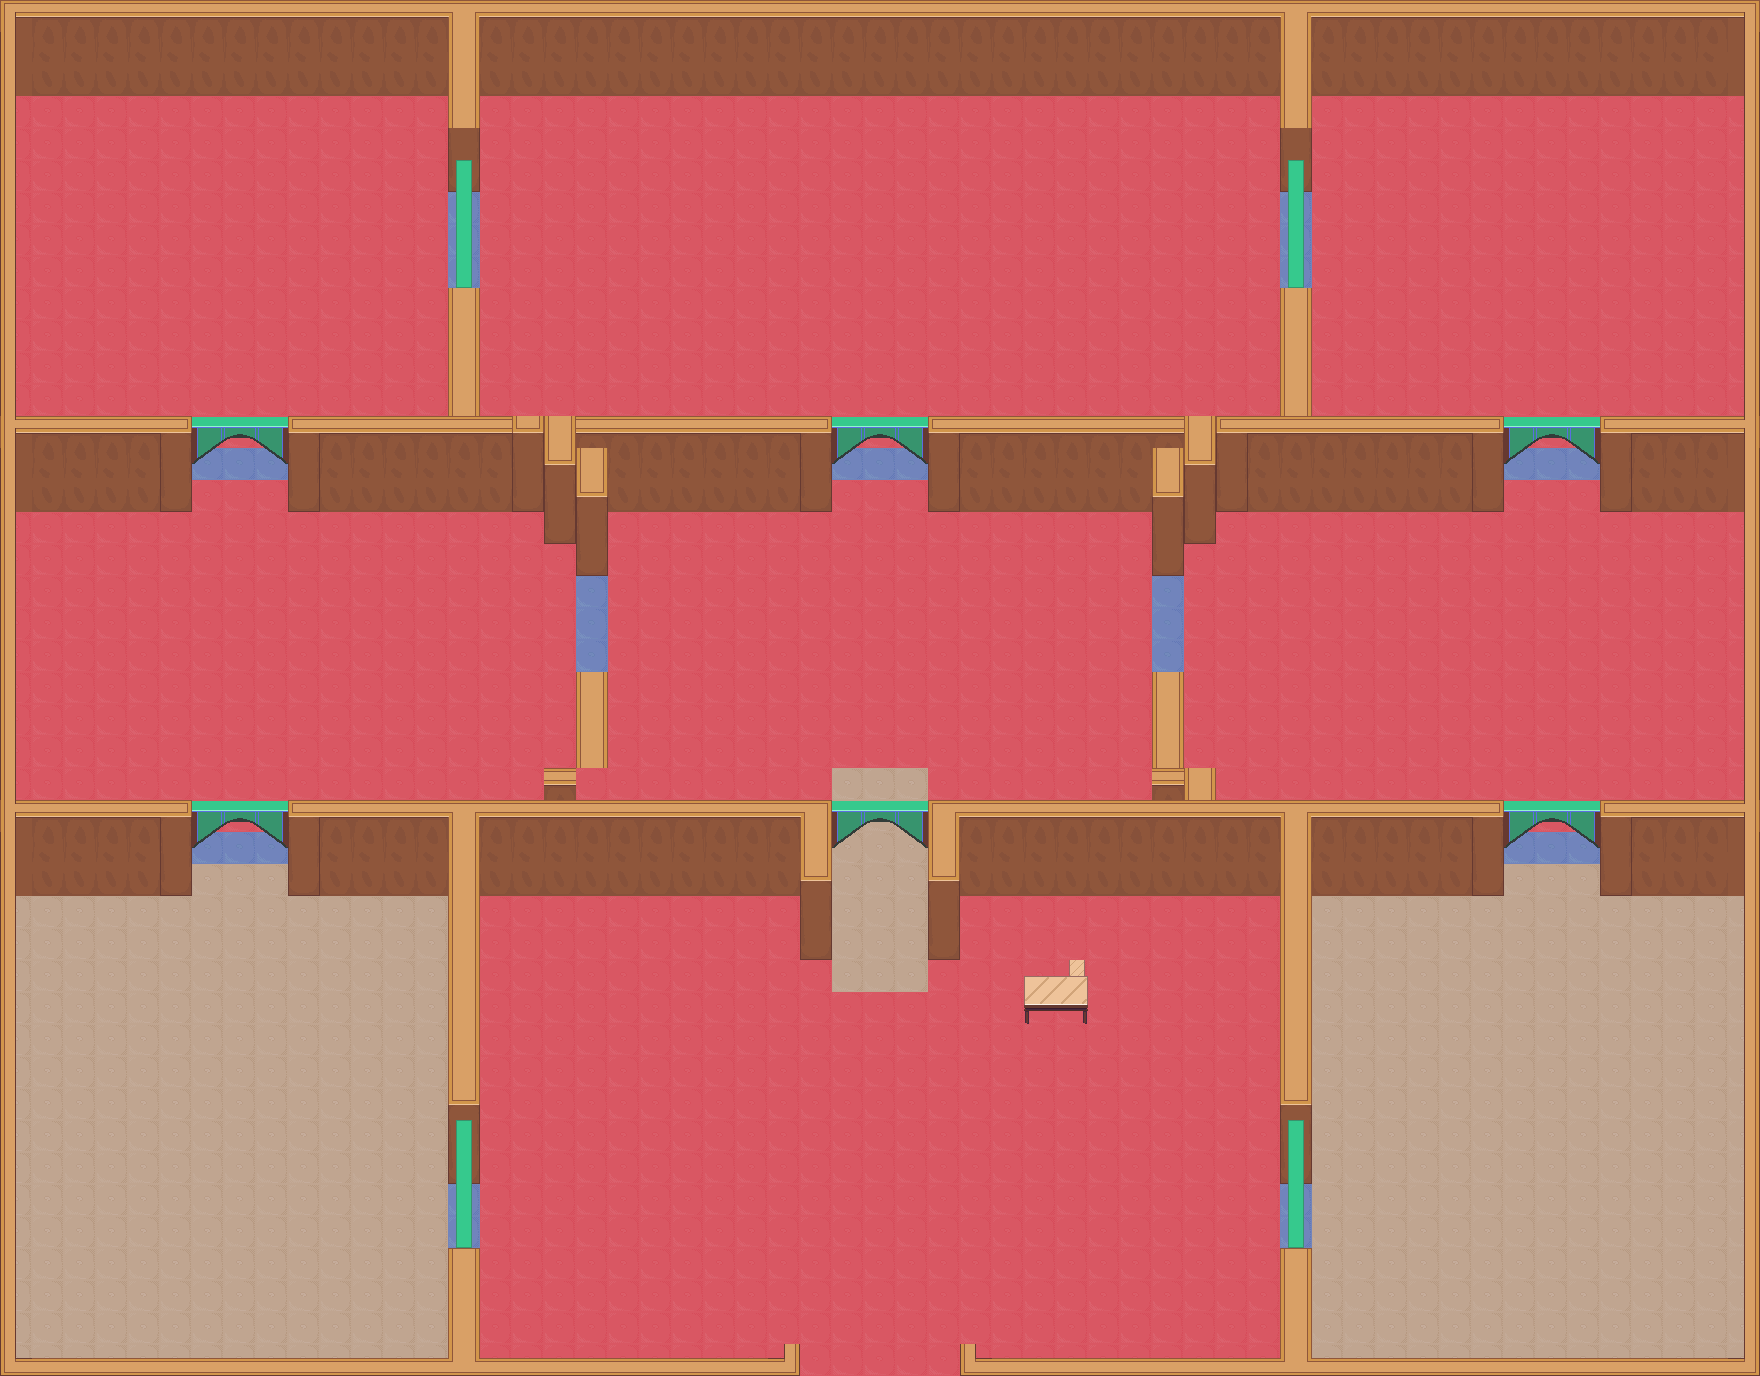

Rendered tile map (Tiled .tmx) drawn with the repository's tilesets; below, a short description and the map source with its tile grids summarised:
An orthogonal 55x43 tile map with 32x32 px tiles, 3 tile layers (Below Player, World, Above Player) and 2 objects (Home Exit, Home Spawn).

<map version="1.10" tiledversion="1.11.2" orientation="orthogonal" renderorder="right-down" width="55" height="43" tilewidth="32" tileheight="32" infinite="0" nextlayerid="5" nextobjectid="8">
 <editorsettings>
  <export target="buildingsc.json" format="json" />
 </editorsettings>
 <tileset firstgid="1" name="blode" tilewidth="32" tileheight="32" tilecount="1980" columns="33">
  <image source="../tilesets/blode-32px.png" width="1080" height="1920" />
  <tile id="42">
   <properties>
    <property name="collides" type="bool" value="false" />
   </properties>
  </tile>
  <tile id="43">
   <properties>
    <property name="collides" type="bool" value="false" />
   </properties>
  </tile>
  <tile id="44">
   <properties>
    <property name="collides" type="bool" value="false" />
   </properties>
  </tile>
  <tile id="138">
   <properties>
    <property name="collides" type="bool" value="true" />
   </properties>
  </tile>
  <tile id="139">
   <properties>
    <property name="collides" type="bool" value="true" />
   </properties>
  </tile>
  <tile id="140">
   <properties>
    <property name="collides" type="bool" value="true" />
   </properties>
  </tile>
  <tile id="141">
   <properties>
    <property name="collides" type="bool" value="true" />
   </properties>
  </tile>
  <tile id="142">
   <properties>
    <property name="collides" type="bool" value="true" />
   </properties>
  </tile>
  <tile id="143">
   <properties>
    <property name="collides" type="bool" value="true" />
   </properties>
  </tile>
  <tile id="144">
   <properties>
    <property name="collides" type="bool" value="true" />
   </properties>
  </tile>
  <tile id="145">
   <properties>
    <property name="collides" type="bool" value="true" />
   </properties>
  </tile>
  <tile id="171">
   <properties>
    <property name="collides" type="bool" value="true" />
   </properties>
  </tile>
  <tile id="172">
   <properties>
    <property name="collides" type="bool" value="true" />
   </properties>
  </tile>
  <tile id="173">
   <properties>
    <property name="collides" type="bool" value="true" />
   </properties>
  </tile>
  <tile id="174">
   <properties>
    <property name="collides" type="bool" value="true" />
   </properties>
  </tile>
  <tile id="175">
   <properties>
    <property name="collides" type="bool" value="true" />
   </properties>
  </tile>
  <tile id="176">
   <properties>
    <property name="collides" type="bool" value="true" />
   </properties>
  </tile>
  <tile id="177">
   <properties>
    <property name="collides" type="bool" value="true" />
   </properties>
  </tile>
  <tile id="178">
   <properties>
    <property name="collides" type="bool" value="true" />
   </properties>
  </tile>
  <tile id="204">
   <properties>
    <property name="collides" type="bool" value="true" />
   </properties>
  </tile>
  <tile id="205">
   <properties>
    <property name="collides" type="bool" value="true" />
   </properties>
  </tile>
  <tile id="206">
   <properties>
    <property name="collides" type="bool" value="true" />
   </properties>
  </tile>
  <tile id="207">
   <properties>
    <property name="collides" type="bool" value="true" />
   </properties>
  </tile>
  <tile id="208">
   <properties>
    <property name="collides" type="bool" value="true" />
   </properties>
  </tile>
  <tile id="209">
   <properties>
    <property name="collides" type="bool" value="true" />
   </properties>
  </tile>
  <tile id="210">
   <properties>
    <property name="collides" type="bool" value="true" />
   </properties>
  </tile>
  <tile id="211">
   <properties>
    <property name="collides" type="bool" value="true" />
   </properties>
  </tile>
  <tile id="237">
   <properties>
    <property name="collides" type="bool" value="true" />
   </properties>
  </tile>
  <tile id="238">
   <properties>
    <property name="collides" type="bool" value="true" />
   </properties>
  </tile>
  <tile id="239">
   <properties>
    <property name="collides" type="bool" value="true" />
   </properties>
  </tile>
  <tile id="240">
   <properties>
    <property name="collides" type="bool" value="true" />
   </properties>
  </tile>
  <tile id="241">
   <properties>
    <property name="collides" type="bool" value="true" />
   </properties>
  </tile>
  <tile id="242">
   <properties>
    <property name="collides" type="bool" value="true" />
   </properties>
  </tile>
  <tile id="243">
   <properties>
    <property name="collides" type="bool" value="true" />
   </properties>
  </tile>
  <tile id="244">
   <properties>
    <property name="collides" type="bool" value="true" />
   </properties>
  </tile>
  <tile id="270">
   <properties>
    <property name="collides" type="bool" value="true" />
   </properties>
  </tile>
  <tile id="271">
   <properties>
    <property name="collides" type="bool" value="true" />
   </properties>
  </tile>
  <tile id="272">
   <properties>
    <property name="collides" type="bool" value="true" />
   </properties>
  </tile>
  <tile id="273">
   <properties>
    <property name="collides" type="bool" value="true" />
   </properties>
  </tile>
  <tile id="274">
   <properties>
    <property name="collides" type="bool" value="true" />
   </properties>
  </tile>
  <tile id="275">
   <properties>
    <property name="collides" type="bool" value="true" />
   </properties>
  </tile>
  <tile id="276">
   <properties>
    <property name="collides" type="bool" value="true" />
   </properties>
  </tile>
  <tile id="277">
   <properties>
    <property name="collides" type="bool" value="true" />
   </properties>
  </tile>
  <tile id="303">
   <properties>
    <property name="collides" type="bool" value="true" />
   </properties>
  </tile>
  <tile id="304">
   <properties>
    <property name="collides" type="bool" value="true" />
   </properties>
  </tile>
  <tile id="305">
   <properties>
    <property name="collides" type="bool" value="true" />
   </properties>
  </tile>
  <tile id="306">
   <properties>
    <property name="collides" type="bool" value="true" />
   </properties>
  </tile>
  <tile id="307">
   <properties>
    <property name="collides" type="bool" value="true" />
   </properties>
  </tile>
  <tile id="308">
   <properties>
    <property name="collides" type="bool" value="true" />
   </properties>
  </tile>
  <tile id="309">
   <properties>
    <property name="collides" type="bool" value="true" />
   </properties>
  </tile>
  <tile id="310">
   <properties>
    <property name="collides" type="bool" value="true" />
   </properties>
  </tile>
  <tile id="335">
   <animation>
    <frame tileid="335" duration="100" />
    <frame tileid="401" duration="100" />
    <frame tileid="402" duration="100" />
    <frame tileid="434" duration="100" />
    <frame tileid="435" duration="100" />
    <frame tileid="436" duration="100" />
    <frame tileid="403" duration="100" />
    <frame tileid="370" duration="100" />
   </animation>
  </tile>
 </tileset>
 <layer id="1" name="Below Player" width="55" height="43">
  <data>[2365 cells, 2365 non-empty, 3 distinct tile ids]</data>
 </layer>
 <layer id="2" name="World" width="55" height="43">
  <data>[2365 cells, 620 non-empty, 31 distinct tile ids]</data>
 </layer>
 <layer id="3" name="Above Player" width="55" height="43">
  <data>[2365 cells, 52 non-empty, 10 distinct tile ids]</data>
 </layer>
 <objectgroup id="4" name="Objectsc">
  <object id="1" name="Home Exit" x="880" y="1361">
   <point />
  </object>
  <object id="2" name="Home Spawn" x="880" y="1237">
   <point />
  </object>
 </objectgroup>
</map>